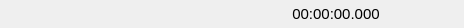
<?xml version="1.0" encoding="UTF-8"?>
<ui version="4.0">
 <class>Control</class>
 <widget class="QWidget" name="Control">
  <property name="geometry">
   <rect>
    <x>0</x>
    <y>0</y>
    <width>464</width>
    <height>28</height>
   </rect>
  </property>
  <property name="minimumSize">
   <size>
    <width>0</width>
    <height>24</height>
   </size>
  </property>
  <property name="maximumSize">
   <size>
    <width>16777215</width>
    <height>28</height>
   </size>
  </property>
  <property name="windowTitle">
   <string>Form</string>
  </property>
  <layout class="QHBoxLayout" name="horizontalLayout_6">
   <property name="spacing">
    <number>4</number>
   </property>
   <property name="leftMargin">
    <number>0</number>
   </property>
   <property name="topMargin">
    <number>0</number>
   </property>
   <property name="rightMargin">
    <number>0</number>
   </property>
   <property name="bottomMargin">
    <number>0</number>
   </property>
   <item>
    <layout class="QHBoxLayout" name="horizontalLayout_5">
     <property name="spacing">
      <number>4</number>
     </property>
     <property name="leftMargin">
      <number>0</number>
     </property>
     <property name="rightMargin">
      <number>0</number>
     </property>
     <item>
      <widget class="QPushButton" name="btn_play">
       <property name="minimumSize">
        <size>
         <width>35</width>
         <height>24</height>
        </size>
       </property>
       <property name="maximumSize">
        <size>
         <width>35</width>
         <height>24</height>
        </size>
       </property>
       <property name="text">
        <string/>
       </property>
       <property name="icon">
        <iconset resource="icons.qrc">
         <normaloff>:/w/play.svg</normaloff>:/w/play.svg</iconset>
       </property>
       <property name="iconSize">
        <size>
         <width>20</width>
         <height>20</height>
        </size>
       </property>
       <property name="flat">
        <bool>true</bool>
       </property>
      </widget>
     </item>
     <item>
      <widget class="QStackedWidget" name="sw">
       <property name="currentIndex">
        <number>1</number>
       </property>
       <widget class="QWidget" name="pag1">
        <layout class="QHBoxLayout" name="horizontalLayout_2">
         <property name="spacing">
          <number>4</number>
         </property>
         <property name="leftMargin">
          <number>0</number>
         </property>
         <property name="topMargin">
          <number>0</number>
         </property>
         <property name="rightMargin">
          <number>0</number>
         </property>
         <property name="bottomMargin">
          <number>0</number>
         </property>
         <item>
          <layout class="QHBoxLayout" name="horizontalLayout">
           <property name="spacing">
            <number>4</number>
           </property>
           <item>
            <widget class="QSlider" name="sld_time">
             <property name="maximum">
              <number>100</number>
             </property>
             <property name="orientation">
              <enum>Qt::Orientation::Horizontal</enum>
             </property>
            </widget>
           </item>
           <item>
            <widget class="QLabel" name="lb_time">
             <property name="minimumSize">
              <size>
               <width>50</width>
               <height>22</height>
              </size>
             </property>
             <property name="maximumSize">
              <size>
               <width>65</width>
               <height>24</height>
              </size>
             </property>
             <property name="font">
              <font>
               <pointsize>11</pointsize>
              </font>
             </property>
             <property name="text">
              <string>00:00:00</string>
             </property>
             <property name="alignment">
              <set>Qt::AlignmentFlag::AlignCenter</set>
             </property>
            </widget>
           </item>
           <item>
            <widget class="QSlider" name="sld_volume">
             <property name="maximumSize">
              <size>
               <width>65</width>
               <height>16777215</height>
              </size>
             </property>
             <property name="maximum">
              <number>100</number>
             </property>
             <property name="orientation">
              <enum>Qt::Orientation::Horizontal</enum>
             </property>
            </widget>
           </item>
           <item>
            <widget class="QPushButton" name="btn_stop">
             <property name="minimumSize">
              <size>
               <width>30</width>
               <height>24</height>
              </size>
             </property>
             <property name="maximumSize">
              <size>
               <width>30</width>
               <height>24</height>
              </size>
             </property>
             <property name="text">
              <string/>
             </property>
             <property name="icon">
              <iconset resource="icons.qrc">
               <normaloff>:/w/stop.svg</normaloff>:/w/stop.svg</iconset>
             </property>
             <property name="iconSize">
              <size>
               <width>20</width>
               <height>20</height>
              </size>
             </property>
             <property name="flat">
              <bool>true</bool>
             </property>
            </widget>
           </item>
          </layout>
         </item>
        </layout>
       </widget>
       <widget class="QWidget" name="pag2">
        <layout class="QHBoxLayout" name="horizontalLayout_4">
         <property name="spacing">
          <number>4</number>
         </property>
         <property name="leftMargin">
          <number>0</number>
         </property>
         <property name="topMargin">
          <number>0</number>
         </property>
         <property name="rightMargin">
          <number>0</number>
         </property>
         <property name="bottomMargin">
          <number>0</number>
         </property>
         <item>
          <layout class="QHBoxLayout" name="horizontalLayout_3">
           <item>
            <widget class="QPushButton" name="btn_backward">
             <property name="minimumSize">
              <size>
               <width>30</width>
               <height>24</height>
              </size>
             </property>
             <property name="maximumSize">
              <size>
               <width>30</width>
               <height>24</height>
              </size>
             </property>
             <property name="text">
              <string/>
             </property>
             <property name="icon">
              <iconset resource="icons.qrc">
               <normaloff>:/w/backward.svg</normaloff>:/w/backward.svg</iconset>
             </property>
             <property name="iconSize">
              <size>
               <width>15</width>
               <height>15</height>
              </size>
             </property>
             <property name="flat">
              <bool>true</bool>
             </property>
            </widget>
           </item>
           <item>
            <widget class="QPushButton" name="btn_forward">
             <property name="minimumSize">
              <size>
               <width>30</width>
               <height>24</height>
              </size>
             </property>
             <property name="maximumSize">
              <size>
               <width>30</width>
               <height>24</height>
              </size>
             </property>
             <property name="text">
              <string/>
             </property>
             <property name="icon">
              <iconset resource="icons.qrc">
               <normaloff>:/w/forward.svg</normaloff>:/w/forward.svg</iconset>
             </property>
             <property name="iconSize">
              <size>
               <width>15</width>
               <height>15</height>
              </size>
             </property>
             <property name="flat">
              <bool>true</bool>
             </property>
            </widget>
           </item>
           <item>
            <widget class="QLabel" name="lb_info">
             <property name="sizePolicy">
              <sizepolicy hsizetype="Ignored" vsizetype="Preferred">
               <horstretch>0</horstretch>
               <verstretch>0</verstretch>
              </sizepolicy>
             </property>
             <property name="font">
              <font>
               <pointsize>9</pointsize>
              </font>
             </property>
             <property name="text">
              <string/>
             </property>
            </widget>
           </item>
           <item>
            <widget class="QPushButton" name="btn_previous">
             <property name="minimumSize">
              <size>
               <width>30</width>
               <height>24</height>
              </size>
             </property>
             <property name="maximumSize">
              <size>
               <width>30</width>
               <height>24</height>
              </size>
             </property>
             <property name="text">
              <string/>
             </property>
             <property name="icon">
              <iconset resource="icons.qrc">
               <normaloff>:/w/previous.svg</normaloff>:/w/previous.svg</iconset>
             </property>
             <property name="iconSize">
              <size>
               <width>20</width>
               <height>20</height>
              </size>
             </property>
             <property name="flat">
              <bool>true</bool>
             </property>
            </widget>
           </item>
           <item>
            <widget class="QPushButton" name="btn_next">
             <property name="minimumSize">
              <size>
               <width>30</width>
               <height>24</height>
              </size>
             </property>
             <property name="maximumSize">
              <size>
               <width>30</width>
               <height>24</height>
              </size>
             </property>
             <property name="text">
              <string/>
             </property>
             <property name="icon">
              <iconset resource="icons.qrc">
               <normaloff>:/w/next.svg</normaloff>:/w/next.svg</iconset>
             </property>
             <property name="iconSize">
              <size>
               <width>20</width>
               <height>20</height>
              </size>
             </property>
             <property name="flat">
              <bool>true</bool>
             </property>
            </widget>
           </item>
           <item>
            <widget class="QLabel" name="lb_timestamp">
             <property name="minimumSize">
              <size>
               <width>100</width>
               <height>22</height>
              </size>
             </property>
             <property name="maximumSize">
              <size>
               <width>100</width>
               <height>24</height>
              </size>
             </property>
             <property name="font">
              <font>
               <pointsize>11</pointsize>
              </font>
             </property>
             <property name="text">
              <string>00:00:00.000</string>
             </property>
             <property name="alignment">
              <set>Qt::AlignmentFlag::AlignCenter</set>
             </property>
            </widget>
           </item>
           <item>
            <widget class="QPushButton" name="btn_capture">
             <property name="minimumSize">
              <size>
               <width>40</width>
               <height>24</height>
              </size>
             </property>
             <property name="maximumSize">
              <size>
               <width>40</width>
               <height>24</height>
              </size>
             </property>
             <property name="text">
              <string/>
             </property>
             <property name="icon">
              <iconset resource="icons.qrc">
               <normaloff>:/w/image.svg</normaloff>:/w/image.svg</iconset>
             </property>
             <property name="iconSize">
              <size>
               <width>20</width>
               <height>20</height>
              </size>
             </property>
             <property name="flat">
              <bool>true</bool>
             </property>
            </widget>
           </item>
          </layout>
         </item>
        </layout>
       </widget>
      </widget>
     </item>
     <item>
      <widget class="QPushButton" name="btn_more">
       <property name="minimumSize">
        <size>
         <width>30</width>
         <height>24</height>
        </size>
       </property>
       <property name="maximumSize">
        <size>
         <width>30</width>
         <height>24</height>
        </size>
       </property>
       <property name="text">
        <string/>
       </property>
       <property name="icon">
        <iconset resource="icons.qrc">
         <normaloff>:/w/settings2.svg</normaloff>:/w/settings2.svg</iconset>
       </property>
       <property name="iconSize">
        <size>
         <width>22</width>
         <height>22</height>
        </size>
       </property>
       <property name="flat">
        <bool>true</bool>
       </property>
      </widget>
     </item>
    </layout>
   </item>
  </layout>
 </widget>
 <resources>
  <include location="icons.qrc"/>
 </resources>
 <connections/>
</ui>
